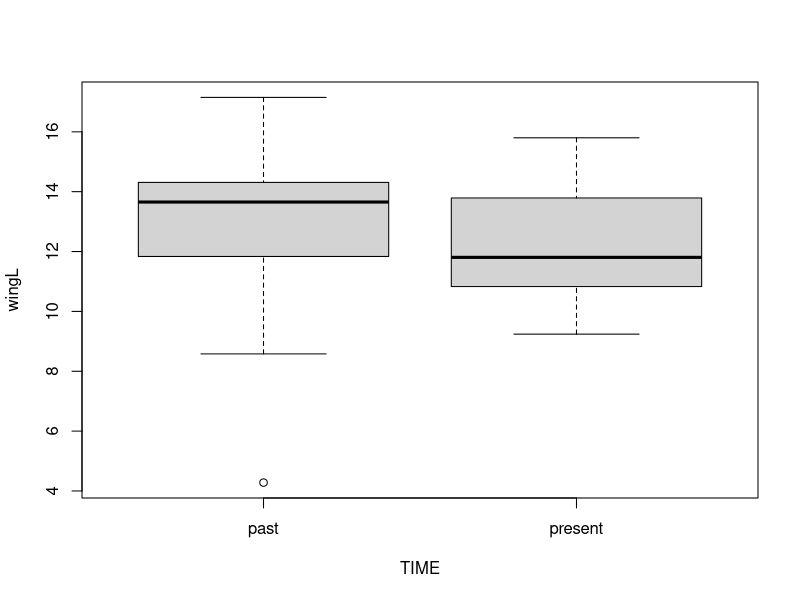
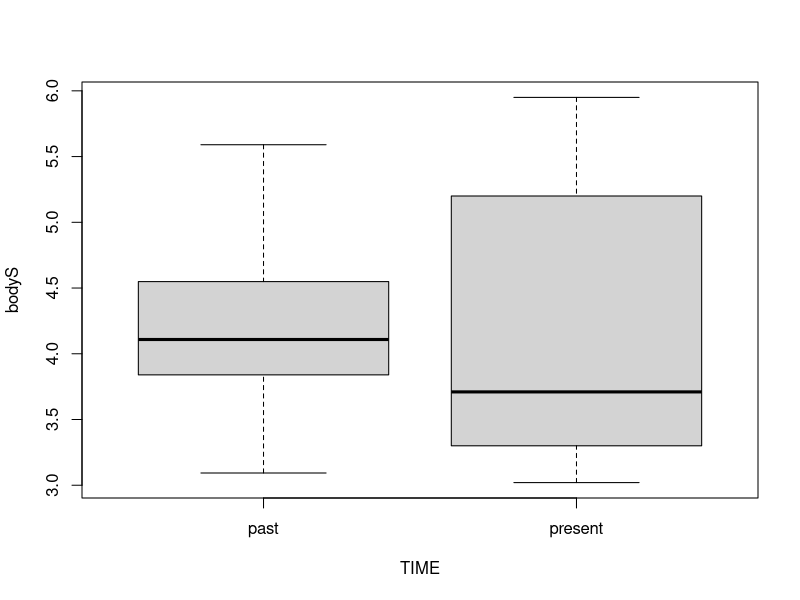
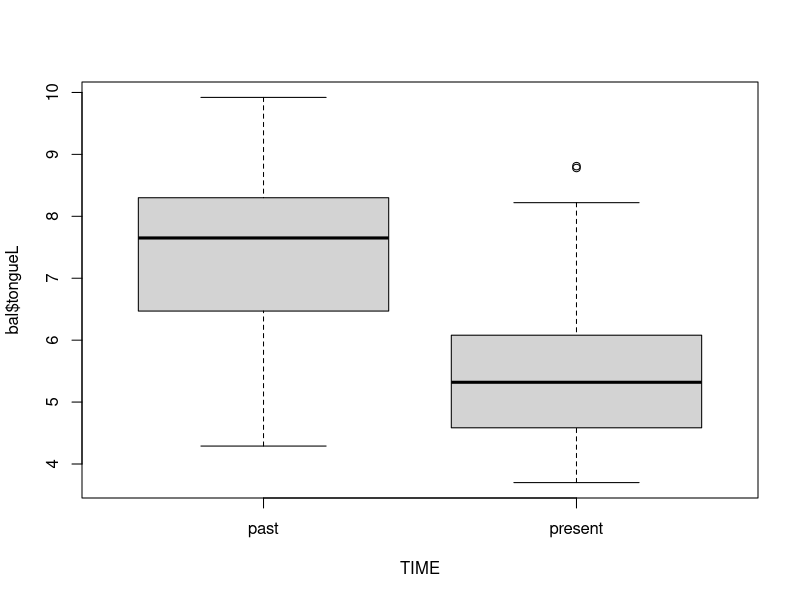
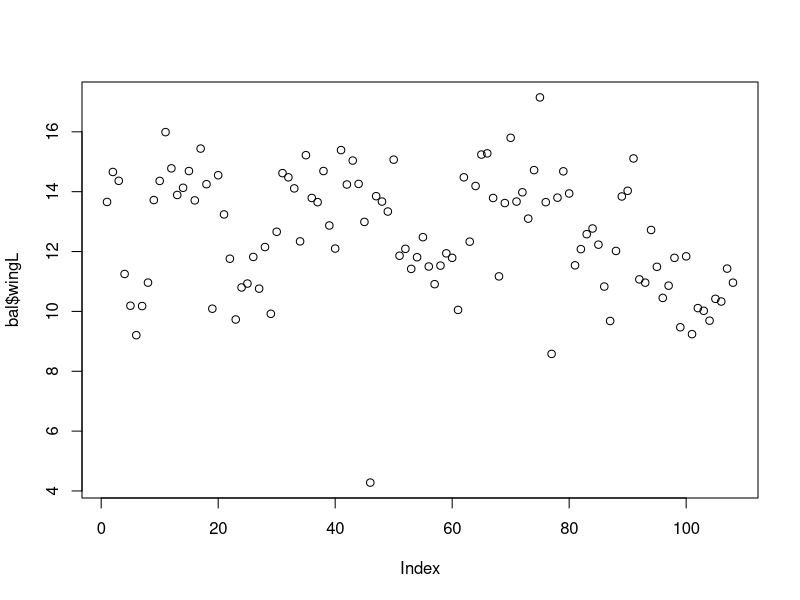
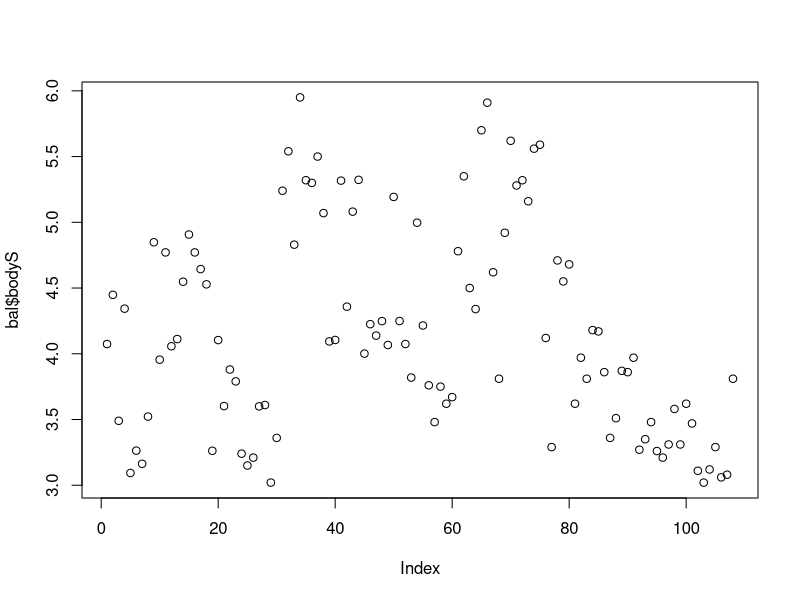
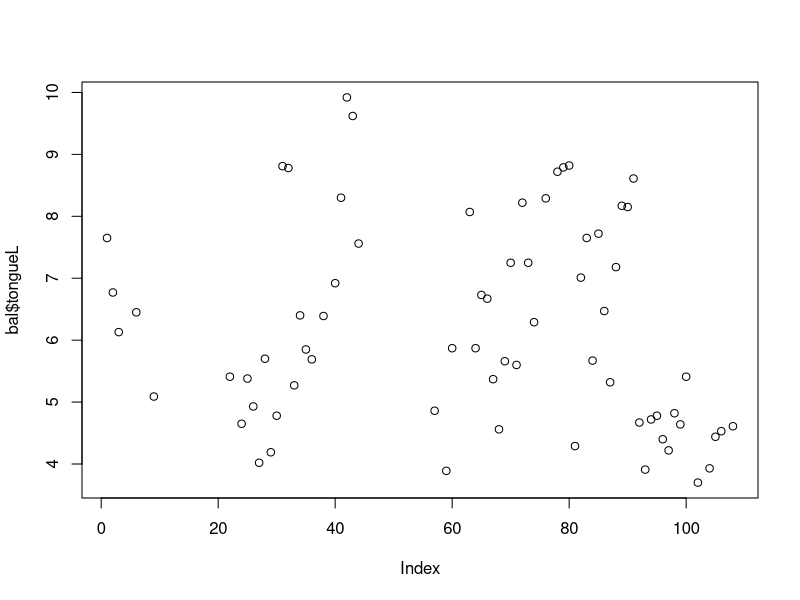
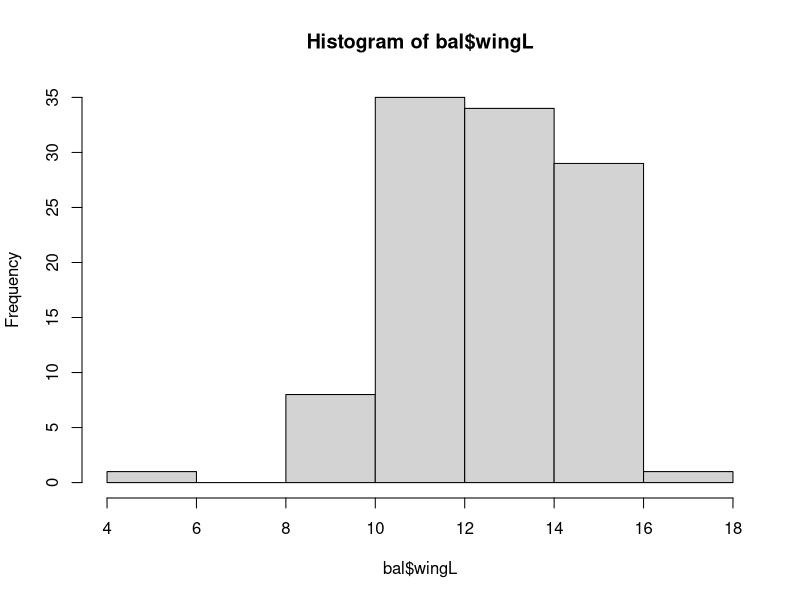
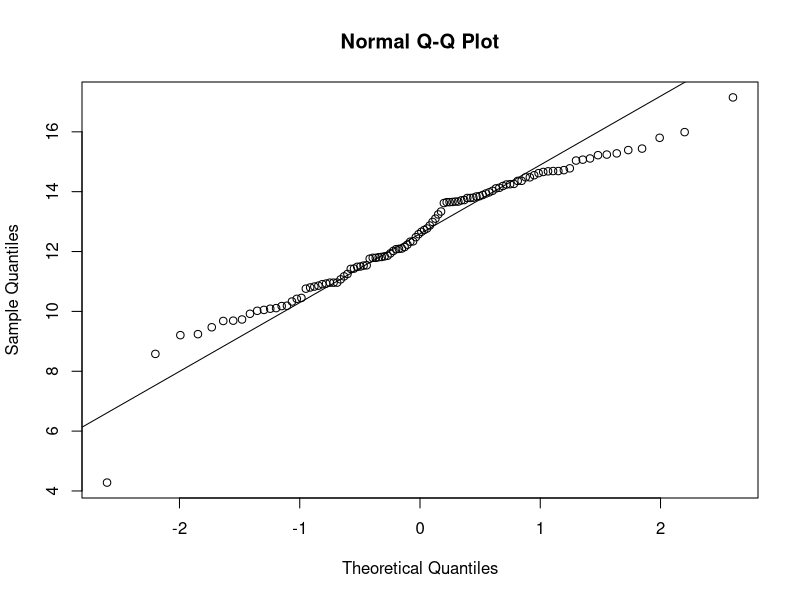

Here is the R script that generated these plots, in order: (Note: this script raises an error after producing the figures.)
############################################################################
# 
# ENT6707 Entomological Techniques and Data Analysis
#
# t-test: example 2
#
# Miller-Struttmann, Nicole E.; Geib, Jennifer C.; Franklin,
# James D. et al. (2016). Data from: Functional mismatch in a bumble bee
# pollination mutualism under climate change [Dataset].
# Dryad. https://doi.org/10.5061/dryad.10278
#
# Miller-Struttmann NE, Geib JC, Franklin JD, Kevan PG, Holdo RM,
# Ebert-May D, Lynn AM, Kettenbach JA, Hedrick E, Galen C. Functional
# mismatch in a bumble bee pollination mutualism under climate change.
# Science. 2015 Sep 25;349(6255):1541-4. doi: 10.1126/science.aab0868.
#
# 18 September 2024
#
############################################################################


# Load the data
bee <- read.csv("./week5/t-test example/Bumble bee morphology data.csv")

nrow(bee)
str(bee)
head(bee)  
tail(bee)  

summary(bee)

# how many bumble bee species are included in the data set?
bee$SPECIES <- as.factor(bee$SPECIES)
levels(bee$SPECIES)

# are the data just from workers?
bee$CASTE <- as.factor(bee$CASTE)
levels(bee$CASTE)

# What are the different years and time intervals?
bee$TIME <- as.factor(bee$TIME)
levels(bee$TIME)

bee$YEAR <- as.factor(bee$YEAR)
levels(bee$YEAR)

str(bee)
summary(bee)

# for this example, let's focus on one bumble bee species
# and compare body size (intertegular space), wing length, and tongue length (glossa)
# individuals collected in the past (1960-1980) and present (2012-2014)

# SO, we need to subset the data

library(tidyverse)

# pull out data for Bombus balteatus
bal <- bee %>% filter(SPECIES == "balteatus") %>% droplevels()
summary(bal)

# I want to change the column names for body size and wing length

names(bal)[9] <- "wingL"
names(bal)[10] <- "bodyS"
names(bal)[11] <- "tongueL"

summary(bal)

# wing length
boxplot(wingL ~ TIME, data = bal)

# body size
boxplot(bodyS ~ TIME, data = bal)

# tongue length
boxplot(bal$tongueL ~ TIME, data = bal)

#### Checking assumptions: 1. Response is continuous
plot(bal$wingL)
plot(bal$bodyS)
plot(bal$tongueL)


#### Checking assumptions: 2. Data are independent
# Since we did not collect these data, we will have to assume this is true.
# We can review the methods of the article to support our assumption.


#### Checking assumptions: 3. Normality
hist(bal$wingL)
qqnorm(bal$wingL)
qqline(bal$wingL)

hist(bal$bodyS)
hist(log(bal$bodyS))
qqnorm(bal$bodyS)
qqline(bal$bodyS)
qqnorm(log(bal$bodyS))
qqline(log(bal$bodyS))

hist(bal$tongueL)
qqnorm(bal$tongueL)
qqline(bal$tongueL)


#### Checking assumptions: 4. Homogeneity of variances
dotchart(bal$wingL, groups = bal$TIME, pch = 19)
dotchart(bal$bodyS, groups = bal$TIME, pch = 19)
dotchart(bal$tongueL, groups = bal$TIME, pch = 19)


####
# What do you think? Do the data meet the assumptions of a t-test?
####

## wing length t-test
t.test(wingL ~ TIME, data = bal, alternative = "two.sided",
       paired = FALSE, var.equal = FALSE)

boxplot(wingL ~ TIME, data = bal, col = c("seagreen2", "steelblue2"),
        ylab = "Wing Length (mm)", xlab = "", main = "Bombus balteatus")
stripchart(wingL ~ TIME, data = bal, pch = 19, add = TRUE,
           vertical = TRUE, method = "jitter", jitter = 0.2,
           col = c("seagreen4", "steelblue4"))


# body size t-test
wilcox.test(bodyS ~ TIME, data = bal, alternative = "two.sided",
            pairied = FALSE)

boxplot(bodyS ~ TIME, data = bal, col = c("seagreen2", "steelblue2"),
        ylab = "Intertegular Distance (mm)", xlab = "", main = "Bombus balteatus")
stripchart(bodyS ~ TIME, data = bal, pch = 19, add = TRUE,
           vertical = TRUE, method = "jitter", jitter = 0.2,
           col = c("seagreen4", "steelblue4"))


# tongue length t-test
t.test(tongueL ~ TIME, data = bal, alternative = "two.sided",
       paired = FALSE, var.equal = TRUE)

boxplot(tongueL ~ TIME, data = bal, col = c("seagreen2", "steelblue2"),
        ylab = "Glossa Length (mm)", xlab = "", main = "Bombus balteatus",
        ylim = c(2, 12))
stripchart(tongueL ~ TIME, data = bal, pch = 19, add = TRUE,
           vertical = TRUE, method = "jitter", jitter = 0.2,
           col = c("seagreen4", "steelblue4"))
text(1, 12, "a", pos = 1, font = 1, cex = 1.2)
text(2, 11, "b", pos = 1, font = 1, cex = 1.2)
